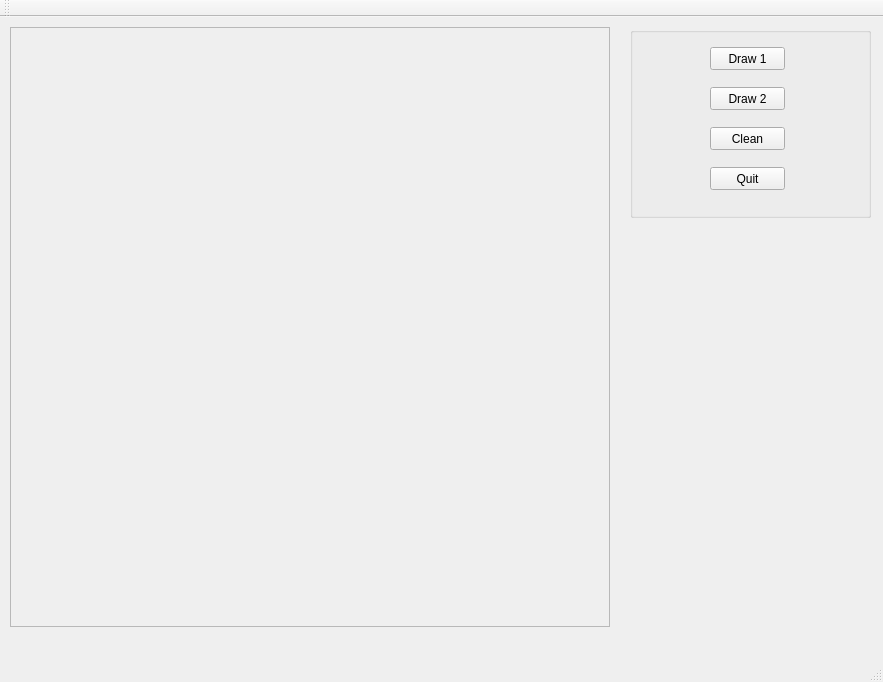
<?xml version="1.0" encoding="UTF-8"?>
<ui version="4.0">
 <class>MyWindow</class>
 <widget class="QMainWindow" name="MyWindow">
  <property name="geometry">
   <rect>
    <x>0</x>
    <y>0</y>
    <width>883</width>
    <height>682</height>
   </rect>
  </property>
  <property name="windowTitle">
   <string>MyWindow</string>
  </property>
  <widget class="QWidget" name="centralWidget">
   <widget class="QFrame" name="drawFrame">
    <property name="geometry">
     <rect>
      <x>10</x>
      <y>10</y>
      <width>600</width>
      <height>600</height>
     </rect>
    </property>
    <property name="frameShape">
     <enum>QFrame::StyledPanel</enum>
    </property>
    <property name="frameShadow">
     <enum>QFrame::Raised</enum>
    </property>
   </widget>
   <widget class="QGroupBox" name="groupBox">
    <property name="geometry">
     <rect>
      <x>630</x>
      <y>10</y>
      <width>241</width>
      <height>191</height>
     </rect>
    </property>
    <property name="title">
     <string/>
    </property>
    <widget class="QPushButton" name="draw1Button">
     <property name="geometry">
      <rect>
       <x>80</x>
       <y>20</y>
       <width>75</width>
       <height>23</height>
      </rect>
     </property>
     <property name="text">
      <string>Draw 1</string>
     </property>
    </widget>
    <widget class="QPushButton" name="draw2Button">
     <property name="geometry">
      <rect>
       <x>80</x>
       <y>60</y>
       <width>75</width>
       <height>23</height>
      </rect>
     </property>
     <property name="text">
      <string>Draw 2</string>
     </property>
    </widget>
    <widget class="QPushButton" name="cleanButton">
     <property name="geometry">
      <rect>
       <x>80</x>
       <y>100</y>
       <width>75</width>
       <height>23</height>
      </rect>
     </property>
     <property name="text">
      <string>Clean</string>
     </property>
    </widget>
    <widget class="QPushButton" name="exitButton">
     <property name="geometry">
      <rect>
       <x>80</x>
       <y>140</y>
       <width>75</width>
       <height>23</height>
      </rect>
     </property>
     <property name="text">
      <string>Quit</string>
     </property>
    </widget>
   </widget>
  </widget>
  <widget class="QMenuBar" name="menuBar">
   <property name="geometry">
    <rect>
     <x>0</x>
     <y>0</y>
     <width>883</width>
     <height>21</height>
    </rect>
   </property>
  </widget>
  <widget class="QToolBar" name="mainToolBar">
   <attribute name="toolBarArea">
    <enum>TopToolBarArea</enum>
   </attribute>
   <attribute name="toolBarBreak">
    <bool>false</bool>
   </attribute>
  </widget>
  <widget class="QStatusBar" name="statusBar"/>
 </widget>
 <layoutdefault spacing="6" margin="11"/>
 <resources/>
 <connections/>
</ui>
